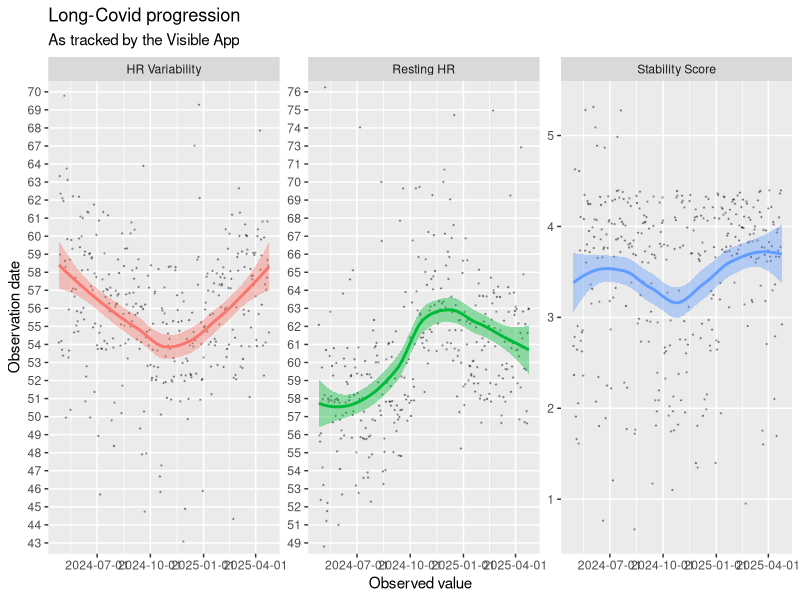
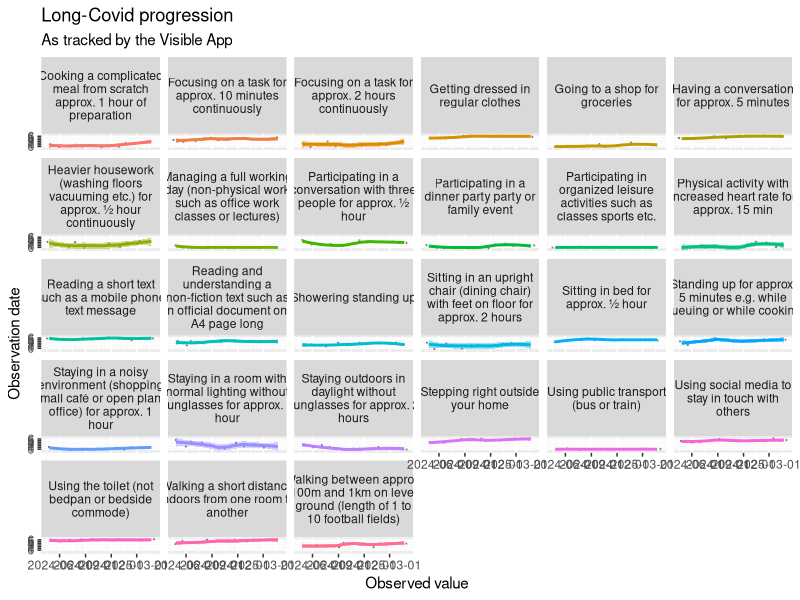

Write the R code that produced these figures, in order.
## ---- chunk 1
library(tidyverse)

visible <- read_csv(here::here(
  "content/blog/2025/05-01_visible/visible.csv"
))
glimpse(visible)
## ---- chunk 2
visible |>
  filter(tracker_category == "Measurement") |>
  ggplot(aes(
    x = observation_date,
    y = observation_value,
    group = tracker_category
  )) +
  geom_jitter(alpha=.3, size = .2) +
  geom_smooth(aes(
    colour = tracker_name,
    fill = tracker_name
  ),
    show.legend = FALSE) +
  facet_wrap(~tracker_name, scales = "free_y") +
  scale_x_date(date_breaks = "3 months") +
  labs(
    title = "Long-Covid progression",
    subtitle = "As tracked by the Visible App",
    x = "Observed value",
    y = "Observation date"
  )
## ---- chunk 3
visible |>
  filter(grepl("Funcap", tracker_category)) |>
  ggplot(aes(
    x = observation_date,
    y = observation_value,
    group = tracker_category
  )) +
  geom_jitter(alpha = .3, size = .2) +
  geom_smooth(
    aes(
      colour = tracker_name,
      fill = tracker_name
    ),
    show.legend = FALSE
  ) +
  facet_wrap(
    ~tracker_name,
    labeller = label_wrap_gen(width = 25, multi_line = TRUE)
  ) +
  scale_x_date(date_breaks = "3 months") +
  labs(
    title = "Long-Covid progression",
    subtitle = "As tracked by the Visible App",
    x = "Observed value",
    y = "Observation date"
  )
